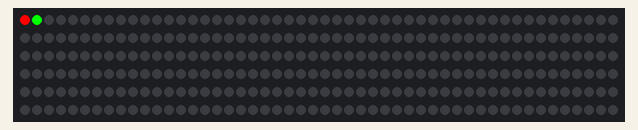
Simulated run of this sketch. Board: Arduino Pro Mini, built with avr-gcc and run on an emulated ATmega328P. Parts: 300 RGB LEDs in strip order, left to right, continuing on the next row.

Above: at 0.17 s.
At 8.44 s:
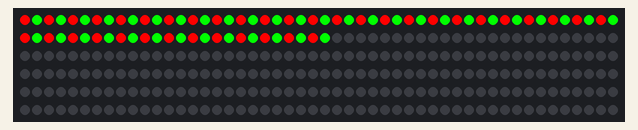
At 16.82 s:
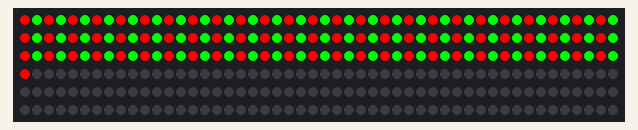
At 25.1 s:
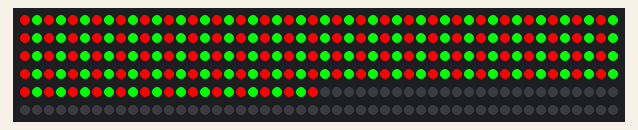
At 33.5 s:
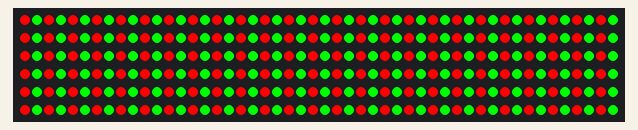

The sketch:

LED_Sample.ino
```cpp
/**
 * LED Control
 * Steve Cline made this for the WHS Mechatronics Lab door
 * Displays holiday lights using a Pro Mini and 300 LED string
 * Created 12/5/18
 * Accepts commands from Thing on how to control LEDs.
 */

#include <FastLED.h>

#define LED_PIN     6
#define NUM_LEDS    300

int x = 0;

CRGB leds[NUM_LEDS];

void setup() {

  FastLED.addLeds<WS2812, LED_PIN, GRB>(leds, NUM_LEDS);

}

void loop() {

  leds[x] = CRGB(255, 0, 0);
  FastLED.show();
  delay(100);
  leds[x+1] = CRGB (0, 255, 0);
  FastLED.show();
  delay(100);
  x=x+2;
  if (x>299){
    x=0;
    for (int i = 0; i<300; i++){
      leds[i] = CRGB (0, 0, 0);
      FastLED.show();
    }
  }

}
```

Measured:
- what the display in image 4 shows lasts 3.7 s, from 33.4 s to 37.1 s
